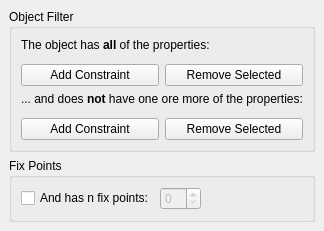
      <widget class="QWidget" name="tab" >
       <attribute name="title" >
        <string>&amp;Object Selection</string>
       </attribute>
       <layout class="QVBoxLayout" >
        <property name="spacing" >
         <number>6</number>
        </property>
        <property name="leftMargin" >
         <number>9</number>
        </property>
        <property name="topMargin" >
         <number>9</number>
        </property>
        <property name="rightMargin" >
         <number>9</number>
        </property>
        <property name="bottomMargin" >
         <number>9</number>
        </property>
        <item>
         <widget class="QGroupBox" name="groupBox" >
          <property name="sizePolicy" >
           <sizepolicy vsizetype="MinimumExpanding" hsizetype="Preferred" >
            <horstretch>0</horstretch>
            <verstretch>0</verstretch>
           </sizepolicy>
          </property>
          <property name="title" >
           <string>Object Filter</string>
          </property>
          <layout class="QVBoxLayout" >
           <property name="spacing" >
            <number>6</number>
           </property>
           <property name="leftMargin" >
            <number>9</number>
           </property>
           <property name="topMargin" >
            <number>9</number>
           </property>
           <property name="rightMargin" >
            <number>9</number>
           </property>
           <property name="bottomMargin" >
            <number>9</number>
           </property>
           <item>
            <widget class="QLabel" name="label_3" >
             <property name="sizePolicy" >
              <sizepolicy vsizetype="Fixed" hsizetype="Preferred" >
               <horstretch>0</horstretch>
               <verstretch>0</verstretch>
              </sizepolicy>
             </property>
             <property name="text" >
              <string>&lt;html>&lt;head>&lt;meta name="qrichtext" content="1" />&lt;style type="text/css">
p, li { white-space: pre-wrap; }
&lt;/style>&lt;/head>&lt;body style=" font-family:'Sans Serif'; font-size:9pt; font-weight:400; font-style:normal; text-decoration:none;">
&lt;p style=" margin-top:0px; margin-bottom:0px; margin-left:0px; margin-right:0px; -qt-block-indent:0; text-indent:0px;">The object has &lt;span style=" font-weight:600;">all&lt;/span> of the properties:&lt;/p>&lt;/body>&lt;/html></string>
             </property>
            </widget>
           </item>
           <item>
            <widget class="QTableWidget" name="propertiesTableWidget" >
             <property name="sizePolicy" >
              <sizepolicy vsizetype="Ignored" hsizetype="Expanding" >
               <horstretch>0</horstretch>
               <verstretch>0</verstretch>
              </sizepolicy>
             </property>
             <property name="selectionBehavior" >
              <enum>QAbstractItemView::SelectRows</enum>
             </property>
             <property name="textElideMode" >
              <enum>Qt::ElideLeft</enum>
             </property>
             <row>
              <property name="text" >
               <string>1</string>
              </property>
             </row>
             <column>
              <property name="text" >
               <string>Property</string>
              </property>
             </column>
             <column>
              <property name="text" >
               <string>Value</string>
              </property>
             </column>
            </widget>
           </item>
           <item>
            <layout class="QHBoxLayout" >
             <property name="spacing" >
              <number>6</number>
             </property>
             <property name="leftMargin" >
              <number>0</number>
             </property>
             <property name="topMargin" >
              <number>0</number>
             </property>
             <property name="rightMargin" >
              <number>0</number>
             </property>
             <property name="bottomMargin" >
              <number>0</number>
             </property>
             <item>
              <widget class="QPushButton" name="addConstraintButton" >
               <property name="text" >
                <string>Add Constraint</string>
               </property>
              </widget>
             </item>
             <item>
              <widget class="QPushButton" name="removeConstraintsButton" >
               <property name="text" >
                <string>Remove Selected</string>
               </property>
              </widget>
             </item>
            </layout>
           </item>
           <item>
            <widget class="QLabel" name="label_10" >
             <property name="sizePolicy" >
              <sizepolicy vsizetype="Fixed" hsizetype="Preferred" >
               <horstretch>0</horstretch>
               <verstretch>0</verstretch>
              </sizepolicy>
             </property>
             <property name="text" >
              <string>&lt;html>&lt;head>&lt;meta name="qrichtext" content="1" />&lt;style type="text/css">
p, li { white-space: pre-wrap; }
&lt;/style>&lt;/head>&lt;body style=" font-family:'Sans Serif'; font-size:9pt; font-weight:400; font-style:normal; text-decoration:none;">
&lt;p style=" margin-top:0px; margin-bottom:0px; margin-left:0px; margin-right:0px; -qt-block-indent:0; text-indent:0px;">... and does &lt;span style=" font-weight:600;">not&lt;/span> have one ore more of the properties:&lt;/p>&lt;/body>&lt;/html></string>
             </property>
            </widget>
           </item>
           <item>
            <widget class="QTableWidget" name="notPropertiesTableWidget" >
             <property name="sizePolicy" >
              <sizepolicy vsizetype="Ignored" hsizetype="Expanding" >
               <horstretch>0</horstretch>
               <verstretch>0</verstretch>
              </sizepolicy>
             </property>
             <property name="selectionBehavior" >
              <enum>QAbstractItemView::SelectRows</enum>
             </property>
             <row>
              <property name="text" >
               <string>1</string>
              </property>
             </row>
             <column>
              <property name="text" >
               <string>Property</string>
              </property>
             </column>
             <column>
              <property name="text" >
               <string>Value</string>
              </property>
             </column>
            </widget>
           </item>
           <item>
            <layout class="QHBoxLayout" >
             <property name="spacing" >
              <number>6</number>
             </property>
             <property name="leftMargin" >
              <number>0</number>
             </property>
             <property name="topMargin" >
              <number>0</number>
             </property>
             <property name="rightMargin" >
              <number>0</number>
             </property>
             <property name="bottomMargin" >
              <number>0</number>
             </property>
             <item>
              <widget class="QPushButton" name="addNotConstraintButton" >
               <property name="text" >
                <string>Add Constraint</string>
               </property>
              </widget>
             </item>
             <item>
              <widget class="QPushButton" name="removeNotConstraintsButton" >
               <property name="text" >
                <string>Remove Selected</string>
               </property>
              </widget>
             </item>
            </layout>
           </item>
          </layout>
         </widget>
        </item>
        <item>
         <widget class="QGroupBox" name="groupBox_3" >
          <property name="title" >
           <string>Fix Points</string>
          </property>
          <layout class="QVBoxLayout" >
           <property name="spacing" >
            <number>6</number>
           </property>
           <property name="leftMargin" >
            <number>9</number>
           </property>
           <property name="topMargin" >
            <number>9</number>
           </property>
           <property name="rightMargin" >
            <number>9</number>
           </property>
           <property name="bottomMargin" >
            <number>9</number>
           </property>
           <item>
            <layout class="QHBoxLayout" >
             <property name="spacing" >
              <number>6</number>
             </property>
             <property name="leftMargin" >
              <number>0</number>
             </property>
             <property name="topMargin" >
              <number>0</number>
             </property>
             <property name="rightMargin" >
              <number>0</number>
             </property>
             <property name="bottomMargin" >
              <number>0</number>
             </property>
             <item>
              <widget class="QCheckBox" name="numOfFixPointsCheckBox" >
               <property name="text" >
                <string>And has n fix points:</string>
               </property>
              </widget>
             </item>
             <item>
              <widget class="QSpinBox" name="numOfFixPointsSpinBox" >
               <property name="enabled" >
                <bool>false</bool>
               </property>
              </widget>
             </item>
             <item>
              <spacer>
               <property name="orientation" >
                <enum>Qt::Horizontal</enum>
               </property>
               <property name="sizeHint" >
                <size>
                 <width>31</width>
                 <height>20</height>
                </size>
               </property>
              </spacer>
             </item>
            </layout>
           </item>
          </layout>
         </widget>
        </item>
       </layout>
      </widget>
